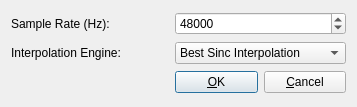
<ui version="4.0" >
 <class>SettingsDialog</class>
 <widget class="QDialog" name="SettingsDialog" >
  <property name="geometry" >
   <rect>
    <x>0</x>
    <y>0</y>
    <width>357</width>
    <height>107</height>
   </rect>
  </property>
  <property name="windowTitle" >
   <string>Sample Rate Converter Plugin Settings</string>
  </property>
  <layout class="QGridLayout" >
   <item row="0" column="0" >
    <widget class="QLabel" name="label" >
     <property name="text" >
      <string>Sample Rate (Hz):</string>
     </property>
    </widget>
   </item>
   <item row="0" column="1" >
    <widget class="QSpinBox" name="srSpinBox" >
     <property name="maximum" >
      <number>96000</number>
     </property>
     <property name="singleStep" >
      <number>100</number>
     </property>
     <property name="value" >
      <number>48000</number>
     </property>
    </widget>
   </item>
   <item row="1" column="0" >
    <widget class="QLabel" name="label_2" >
     <property name="text" >
      <string>Interpolation Engine:</string>
     </property>
    </widget>
   </item>
   <item row="1" column="1" >
    <widget class="QComboBox" name="engineComboBox" >
     <item>
      <property name="text" >
       <string>Best Sinc Interpolation</string>
      </property>
     </item>
     <item>
      <property name="text" >
       <string>Medium Sinc Interpolation</string>
      </property>
     </item>
     <item>
      <property name="text" >
       <string>Fastest Sinc Interpolation</string>
      </property>
     </item>
     <item>
      <property name="text" >
       <string>ZOH Interpolation</string>
      </property>
     </item>
     <item>
      <property name="text" >
       <string>Linear Interpolation</string>
      </property>
     </item>
    </widget>
   </item>
   <item row="2" column="0" >
    <spacer>
     <property name="orientation" >
      <enum>Qt::Horizontal</enum>
     </property>
     <property name="sizeHint" >
      <size>
       <width>40</width>
       <height>20</height>
      </size>
     </property>
    </spacer>
   </item>
   <item row="2" column="1" >
    <layout class="QHBoxLayout" >
     <item>
      <widget class="QPushButton" name="okButton" >
       <property name="text" >
        <string>&amp;OK</string>
       </property>
      </widget>
     </item>
     <item>
      <widget class="QPushButton" name="cancelButton" >
       <property name="text" >
        <string>&amp;Cancel</string>
       </property>
      </widget>
     </item>
    </layout>
   </item>
  </layout>
 </widget>
 <resources/>
 <connections>
  <connection>
   <sender>cancelButton</sender>
   <signal>clicked()</signal>
   <receiver>SettingsDialog</receiver>
   <slot>reject()</slot>
   <hints>
    <hint type="sourcelabel" >
     <x>302</x>
     <y>88</y>
    </hint>
    <hint type="destinationlabel" >
     <x>42</x>
     <y>69</y>
    </hint>
   </hints>
  </connection>
 </connections>
</ui>
